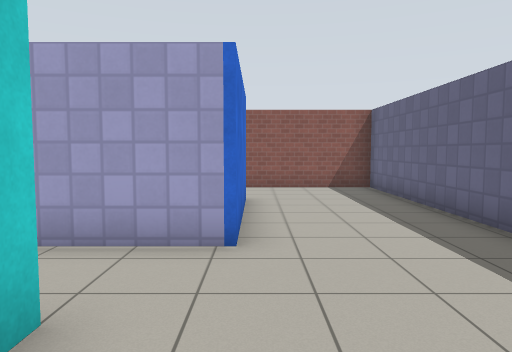
View 1 (above)

18 first-person views from a walk through a robot-simulator world made for Gazebo. The camera is 1.2 m above the floor, tilts 4° down and sees 70° across. The floor is counted in squares, 1 m on a side. Each view is taken from the middle of a square. On the plan, view 1 faces up. The plan holds only what a view shows up to about 14 squares ahead; the rest is blank. Gazebo's built-in surfaces are drawn with simple patterns.

View 2
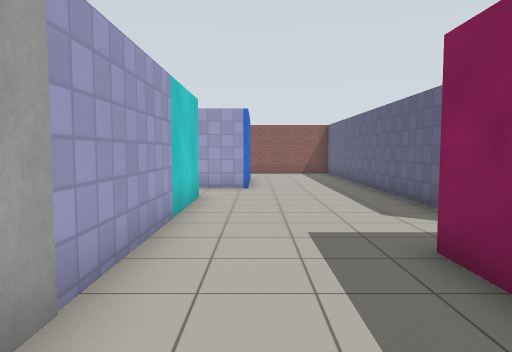

View 3
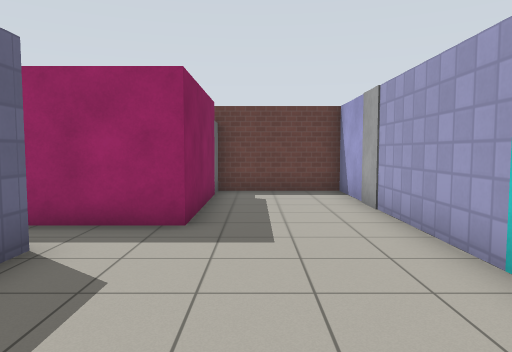

View 4
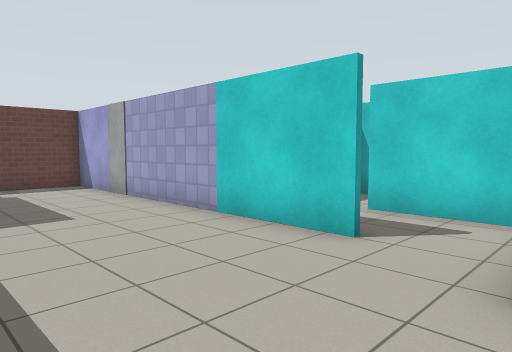

View 5
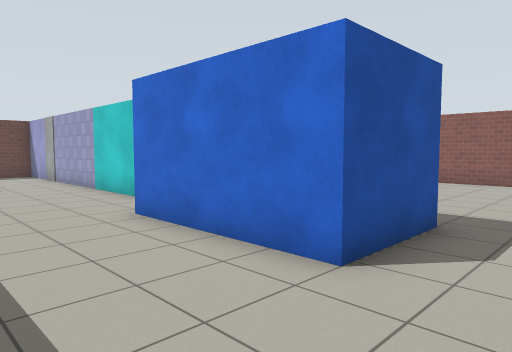

View 6
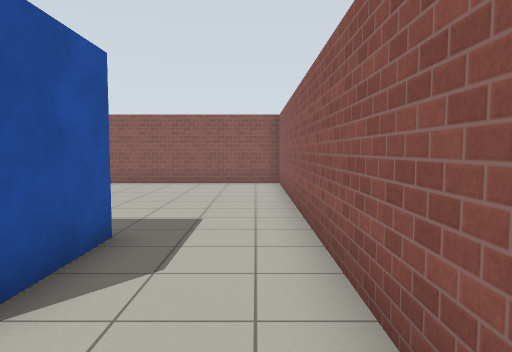

View 7
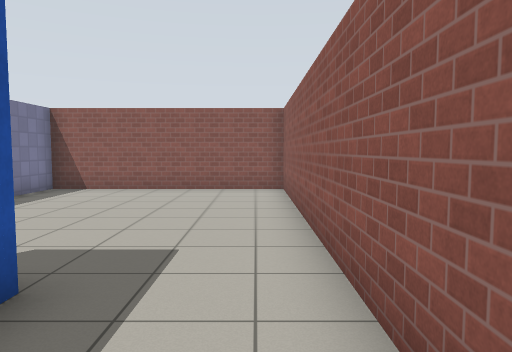

View 8
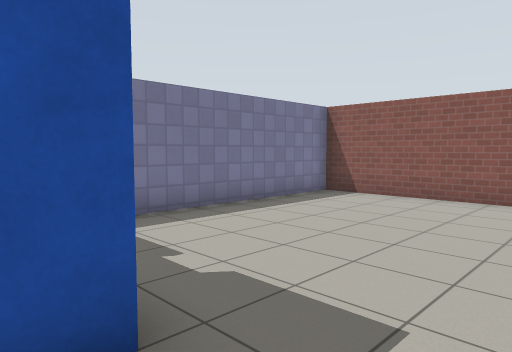

View 9
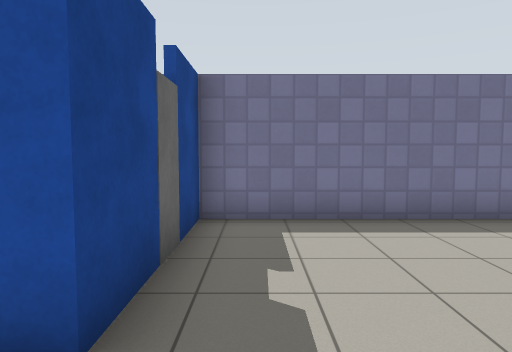

View 10
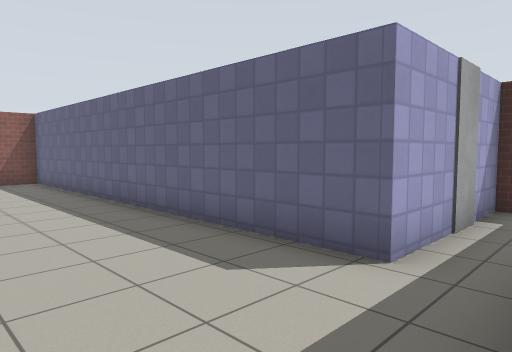

View 11
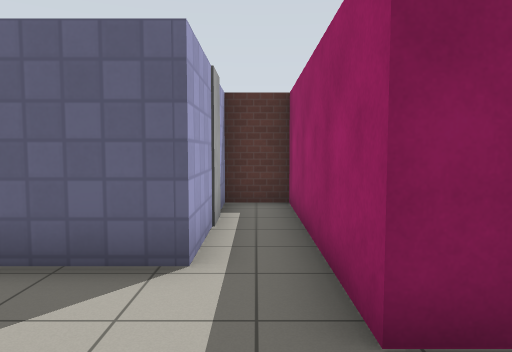

View 12
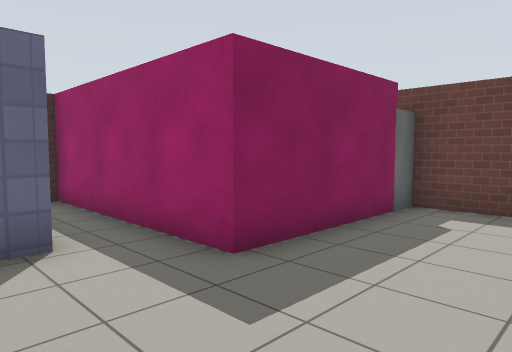

View 13
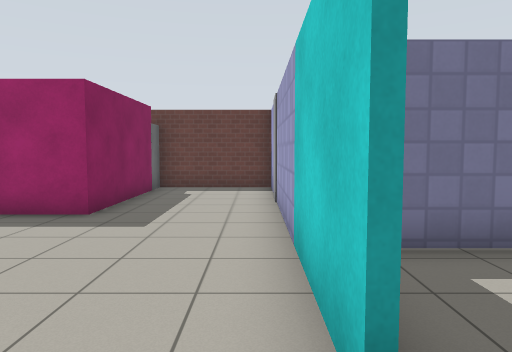

View 14
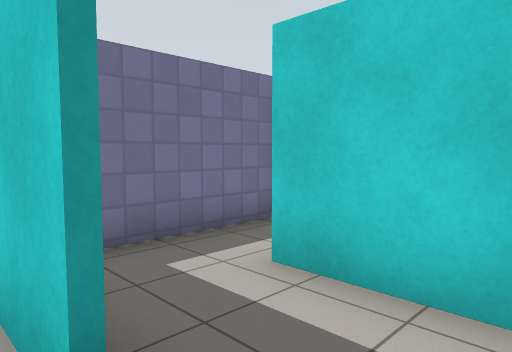

View 15
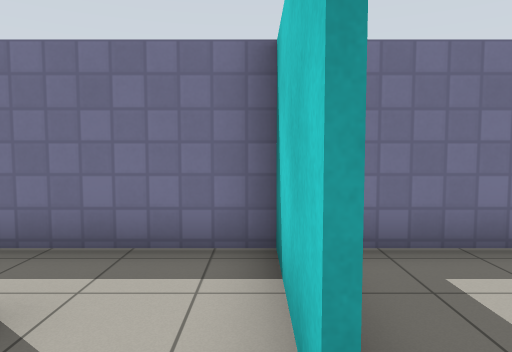

View 16
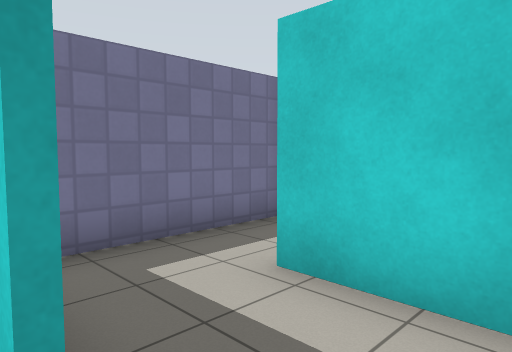

View 17
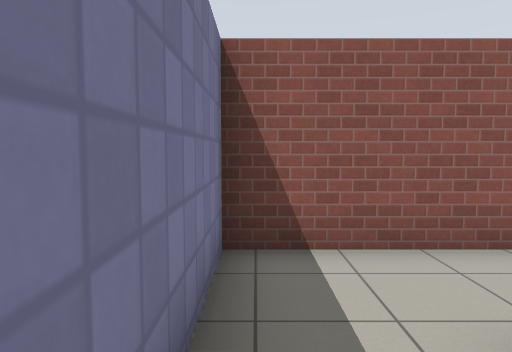

View 18
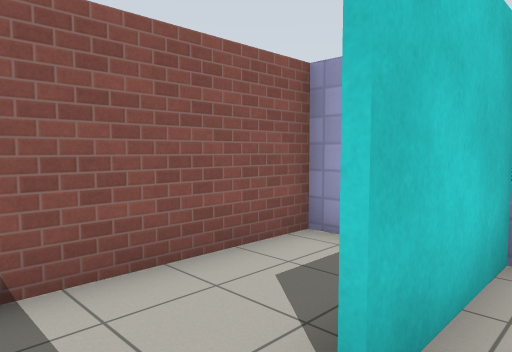

### Floor plan
Key: @ floor where view 1 was taken; # wall or solid block; . floor; L door leaf.
Columns run from 12 left of view 1 to 9 right of it. Each row starts with its distance up from view 1.
 12 #################
 11 #...............#
 10 #...............#
  9 #........####...#
  8 #........#  #...#
  7 #........L  #...#
  6 #........#  #...#
  5 #############...#
  4 #..#  . #.......#
  3 #..#.   #.......#
  2 #..#..#.#.#.....#
  1 #.....#...#.....#
  0 #.....#...#.@...#
 -1 ###########.....##L###
 -2           #..........#
 -3           #...########
 -4           #...#
 -5           L...#
 -6           #...#
 -7           #...L
 -8           #####

Where each view was taken, in squares from view 1:
view 1: 0 up, 0 right, facing up
view 2: 7 down, 0 right, facing up
view 3: 3 up, 1 right, facing down
view 4: 5 up, 3 right, facing down-left
view 5: 11 up, 3 right, facing down-left
view 6: 11 up, 2 right, facing left
view 7: 11 up, 0 right, facing left
view 8: 11 up, 2 left, facing down-left
view 9: 11 up, 4 left, facing down
view 10: 3 down, 0 right, facing up-right
view 11: 2 down, 0 right, facing right
view 12: 0 up, 1 left, facing down-right
view 13: 4 up, 1 left, facing down
view 14: 4 up, 1 left, facing down-left
view 15: 4 up, 6 left, facing down
view 16: 4 up, 6 left, facing down-left
view 17: 0 up, 7 left, facing left
view 18: 0 up, 8 left, facing up-left
